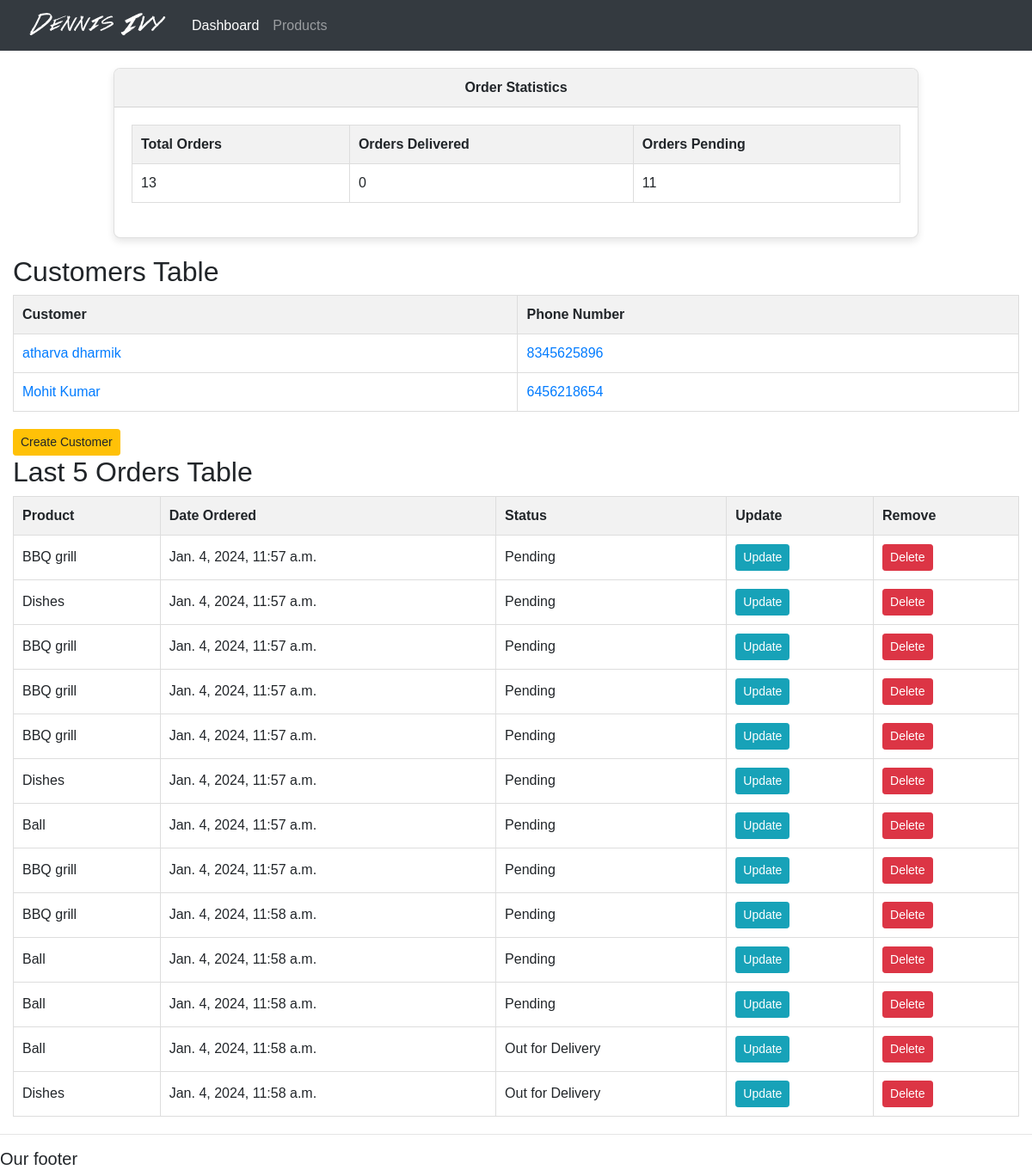
The page / on the database its author committed.
### accounts/models.py (models this page shows, shortened)
class Customer(models.Model):
    name = models.CharField(max_length=200, null = True)
    phone = models.CharField(max_length=10, null = True)
    email = models.EmailField(max_length=200, null = True)
    date_created = models.DateTimeField(auto_now_add=True, null = True)

class Order(models.Model):
    STATUS = (
        ('Pending', 'Pending'),
              ('Out for Delivery', 'Out for Delivery'),
              ('Delivered', 'Delivered'))
    customer = models.ForeignKey(Customer, null = True, on_delete = models.SET_NULL)
    product = models.ForeignKey(Product, null = True, on_delete = models.SET_NULL)
    date_created = models.DateTimeField(auto_now=True, null = True)
    status = models.CharField(max_length=100, null = True, choices = STATUS)
    note = models.CharField(max_length=1000, null = True)

class Product(models.Model):
    CATEGORY = (
        ('Indoor', 'Indoor'),
              ('Outdoor', 'Outdoor'),
              )
    name = models.CharField(max_length=200, null = True)
    price = models.FloatField(null = True)
    category = models.CharField(max_length=200, null = True, choices = CATEGORY)
    description = models.TextField(max_length=400, null = True)
    date_created = models.DateTimeField(auto_now_add=True, null = True)
    tags = models.ManyToManyField(Tag)

### accounts/views.py (the view)
# urls.py: path('', views.home, name="home"),
def home(request):
    orders = Order.objects.all()
    customers = Customer.objects.all()
    total_customers = customers.count()
    total_orders = orders.count()
    delivered = orders.filter(status='Delivered').count()
    orders_pending = orders.filter(status='Pending').count()
    context = {'orders':orders, 'customers':customers, 'total_orders':total_orders, 'delivered':delivered, 'orders_pending':orders_pending}
    return render(request, 'accounts/dashboard.html', context)

### accounts/templates/accounts/dashboard.html (shortened to what this page needs)
{% extends 'accounts/main.html' %}
{% block content %}
{% include 'accounts/status.html' %}
<body>
  <h2>Customers Table</h2>
  <table>
    <thead>
      <tr>
        <th>Customer</th>
        <th>Phone Number</th>
      </tr>
    </thead>
    <tbody>
      {% for customer in customers %}
        <tr>
          <td><a href="{% url 'customers' customer.id %}">{{customer.name}}</a></td>
          <td><a href="{% url 'customers' customer.id %}">{{customer.phone}}</a></td>
        </tr>
      {% endfor %}
     </tbody>
  </table>
  <button class="btn btn-sm btn-warning">Create Customer</button>
  <h2>Last 5 Orders Table</h2>
  <table>
    <thead>
      <tr>
        <th>Product</th>
        <th>Date Ordered</th>
        <th>Status</th>
        <th>Update</th>
        <th>Remove</th>
      </tr>
    </thead>
    {% for order in orders %}
    <tr>
      <td>{{order.product.name}}</td>
      <td>{{order.date_created}}</td>
      <td>{{order.status}}</td>
      <td><a class = "btn btn-sm btn-info"href="{% url 'update_order' order.id %}">Update</a></td>
      <td><a class="btn btn-sm btn-danger" href="{% url 'delete_order' order.id %}">Delete</a></td>
    </tr>
  {% endfor %}
  </table>
{% endblock %}

### accounts/templates/accounts/status.html (style rules this page uses)
body { margin: 0; font-family: Arial, sans-serif; }
table { border-collapse: collapse; width: 100%; }
table, th, td { border: 1px solid #ddd; }
th, td { padding: 10px; text-align: center; }
th { background-color: #f2f2f2; }

### accounts/templates/accounts/dashboard.html (style rules this page uses)
table { border-collapse: collapse; width: 100%; margin-bottom: 20px; }
table, th, td { border: 1px solid #ddd; }
th, td { padding: 10px; text-align: left; }
th { background-color: #f2f2f2; }

### rows shown on the page
Customer: name "atharva dharmik", phone "8345625896"
Customer: name "Mohit Kumar", phone "6456218654"
Order: product.name "BBQ grill", date_created "Jan. 4, 2024, 11:57 a.m.", status "Pending"
Order: product.name "Dishes", date_created "Jan. 4, 2024, 11:57 a.m.", status "Pending"
Order: product.name "BBQ grill", date_created "Jan. 4, 2024, 11:57 a.m.", status "Pending"
Order: product.name "BBQ grill", date_created "Jan. 4, 2024, 11:57 a.m.", status "Pending"
Order: product.name "BBQ grill", date_created "Jan. 4, 2024, 11:57 a.m.", status "Pending"
Order: product.name "Dishes", date_created "Jan. 4, 2024, 11:57 a.m.", status "Pending"
Order: product.name "Ball", date_created "Jan. 4, 2024, 11:57 a.m.", status "Pending"
Order: product.name "BBQ grill", date_created "Jan. 4, 2024, 11:57 a.m.", status "Pending"
Order: product.name "BBQ grill", date_created "Jan. 4, 2024, 11:58 a.m.", status "Pending"
Order: product.name "Ball", date_created "Jan. 4, 2024, 11:58 a.m.", status "Pending"
Order: product.name "Ball", date_created "Jan. 4, 2024, 11:58 a.m.", status "Pending"
Order: product.name "Ball", date_created "Jan. 4, 2024, 11:58 a.m.", status "Out for Delivery"
Order: product.name "Dishes", date_created "Jan. 4, 2024, 11:58 a.m.", status "Out for Delivery"

### other values the page prints
{{ total_orders }} "13"
{{ delivered }} "0"
{{ orders_pending }} "11"
